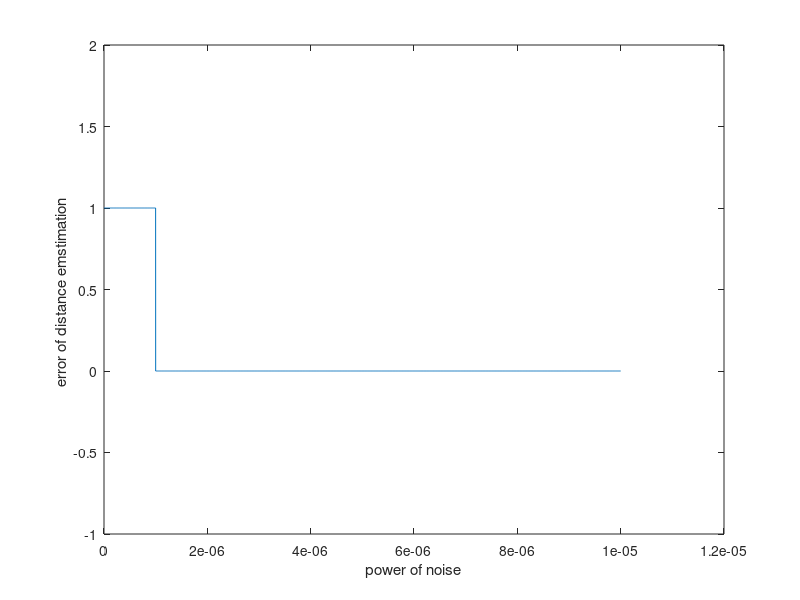

Reproduce this figure in MATLAB.
ts = 1e-9; 
T = 1e-5;  
tau = 1e-6; 

t=0:ts:T;
tlen=length(t);
sent=zeros(1,tlen);
sent(1:round(tau/ts))=1;


plot(t,sent);
xlabel("power of noise");
ylabel("error of distance emstimation ");
ylim([-1,2]);
hold on;